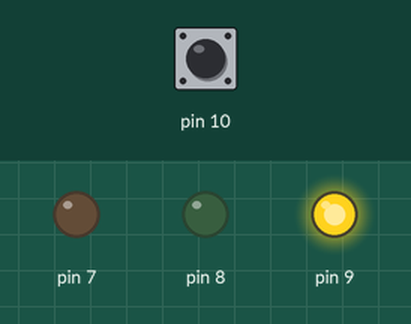
A sketch run on a simulated Arduino Uno, built with avr-gcc and run on an emulated ATmega328P. On the bench: output pins drawn as LEDs (lit = HIGH). The inputs (shaded band) are chosen by the test bench; at power-on: pin 10 LOW. Random numbers use the default seed unless the sketch sets one.

Above: at 1.2 s.
1.3 s: pin 10 driven HIGH
At 1.7 s:
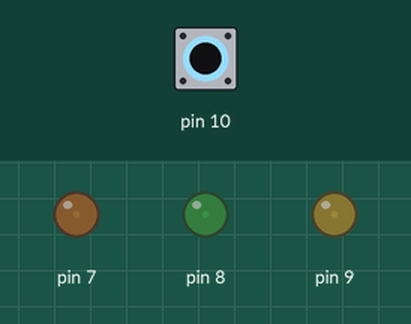
2.8 s: pin 10 driven LOW
At 3.5 s:
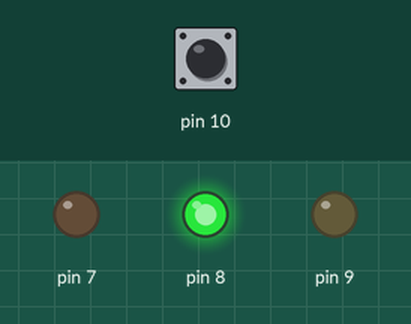
4.3 s: pin 10 pulsed HIGH 2 times (0.12 s each, 0.3 s apart)
At 6.0 s:
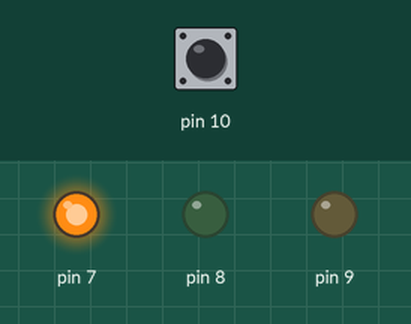
6.4 s: pin 10 pulsed HIGH 5 times (0.12 s each, 0.3 s apart)
At 7.25 s:
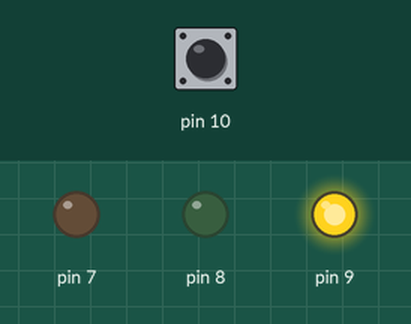
Timing chart, 0 to 9.4 s (numbered marks = the images above; inputs shaded):
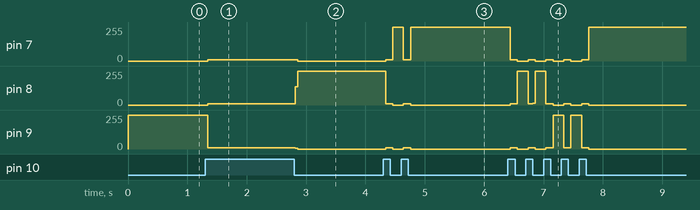

Measured:
- after the input at 1.3 s, pin 7, pin 8: 0/255 → 10/255 at once; pin 9: 255/255 → 10/255 at once
- after the input at 2.8 s, pin 7: 10/255 → 0/255 after 0.06 s; pin 8: 10/255 → 255/255 at once; pin 9: 10/255 → 0/255 at once
- after the input at 4.3 s, pin 7: alternates 255/255 for 0.18 s and 9/255 for 0.12 s, 4 changes in all, then stays 255/255, starting at once; pin 8: 255/255 → 11/255 at once, → 0/255 0.12 s later, → 10/255 0.18 s later, → 0/255 0.12 s later; pin 9: 0/255 → 10/255 at once, → 0/255 0.12 s later, → 11/255 0.18 s later, → 0/255 0.12 s later

The sketch:

random-led.ino
```cpp
#include "src/ButtonImpl.h"
#include "src/Led.h"

#define LED_NUM 3
#define LED_1 7
#define LED_2 8
#define LED_3 9
#define BTN 10
#define WAIT_MS 1000

enum { ON, OFF, WAIT } state;

Button *btn;
Light *leds[LED_NUM] = {};

long ledOn;
long prevTs = millis();

void setup() {
    randomSeed(analogRead(0));

    leds[0] = new Led(LED_1);
    leds[1] = new Led(LED_2);
    leds[2] = new Led(LED_3);
    btn = new ButtonImpl(BTN);

    state = OFF;
}

void loop() {
    step();
}

void step() {
    switch (state) {
        case ON:
            on();
            break;
        case OFF:
            off();
            break;
        case WAIT:
            wait();
            break;
    }
}

void on() {
    if (btn->isPressed()) {
        leds[ledOn]->switchOff();
        state = WAIT;
    }
}

void off() {
    ledOn = random(LED_NUM);
    leds[ledOn]->switchOn();
    state = ON;
}

void wait() {
    long ts = millis();
    if (ts - prevTs >= WAIT_MS) {
        state = OFF;
    }
}
```

Button.h
```cpp
#ifndef __BUTTON__
#define __BUTTON__

class Button
{
public:
    virtual bool isPressed() = 0;
};

#endif
```

ButtonImpl.cpp
```cpp
#include "ButtonImpl.h"
#include "Arduino.h"

ButtonImpl::ButtonImpl(int pin)
{
    this->pin = pin;
    pinMode(pin, INPUT);
}

bool ButtonImpl::isPressed()
{
    return digitalRead(pin) == HIGH;
}
```

ButtonImpl.h
```cpp
#ifndef __BUTTONIMPL__
#define __BUTTONIMPL__

#include "Button.h"

class ButtonImpl : public Button
{
public:
    ButtonImpl(int pin);
    bool isPressed();

protected:
    int pin;
};

#endif
```

Led.cpp
```cpp
#include "Led.h"
#include "Arduino.h"

Led::Led(int pin)
{
    this->pin = pin;
    pinMode(pin, OUTPUT);
}

void Led::switchOn()
{
    digitalWrite(pin, HIGH);
}

void Led::switchOff()
{
    digitalWrite(pin, LOW);
};
```

Led.h
```cpp
#ifndef __LED__
#define __LED__

#include "Light.h"

class Led : public Light
{
public:
    Led(int pin);
    void switchOn();
    void switchOff();

protected:
    int pin;
};

#endif
```

Light.h
```cpp
#ifndef __LIGHT__
#define __LIGHT__

class Light
{
public:
    virtual void switchOn() = 0;
    virtual void switchOff() = 0;
};

#endif
```
